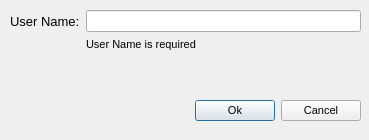
<?xml version="1.0" encoding="UTF-8"?>
<ui version="4.0">
 <class>LoginDialog</class>
 <widget class="QDialog" name="LoginDialog">
  <property name="geometry">
   <rect>
    <x>0</x>
    <y>0</y>
    <width>369</width>
    <height>140</height>
   </rect>
  </property>
  <property name="sizePolicy">
   <sizepolicy hsizetype="Expanding" vsizetype="Expanding">
    <horstretch>0</horstretch>
    <verstretch>0</verstretch>
   </sizepolicy>
  </property>
  <property name="minimumSize">
   <size>
    <width>369</width>
    <height>140</height>
   </size>
  </property>
  <property name="maximumSize">
   <size>
    <width>369</width>
    <height>168</height>
   </size>
  </property>
  <property name="font">
   <font>
    <pointsize>8</pointsize>
   </font>
  </property>
  <property name="windowTitle">
   <string>Login Form</string>
  </property>
  <widget class="QWidget" name="verticalLayoutWidget">
   <property name="geometry">
    <rect>
     <x>10</x>
     <y>10</y>
     <width>351</width>
     <height>111</height>
    </rect>
   </property>
   <layout class="QVBoxLayout" name="verticalLayout">
    <property name="sizeConstraint">
     <enum>QLayout::SetMaximumSize</enum>
    </property>
    <item>
     <layout class="QFormLayout" name="formLayout">
      <item row="1" column="0">
       <widget class="QLabel" name="label">
        <property name="font">
         <font>
          <pointsize>10</pointsize>
         </font>
        </property>
        <property name="text">
         <string>User Name:</string>
        </property>
       </widget>
      </item>
      <item row="1" column="1">
       <widget class="QLineEdit" name="userNameEditLine"/>
      </item>
      <item row="2" column="1">
       <widget class="QLabel" name="userNameErrorMessage">
        <property name="text">
         <string>User Name is required</string>
        </property>
       </widget>
      </item>
     </layout>
    </item>
    <item>
     <layout class="QHBoxLayout" name="horizontalLayout_2">
      <property name="sizeConstraint">
       <enum>QLayout::SetMinimumSize</enum>
      </property>
      <item>
       <spacer name="horizontalSpacer">
        <property name="orientation">
         <enum>Qt::Horizontal</enum>
        </property>
        <property name="sizeHint" stdset="0">
         <size>
          <width>40</width>
          <height>20</height>
         </size>
        </property>
       </spacer>
      </item>
      <item alignment="Qt::AlignRight">
       <widget class="QPushButton" name="okButton">
        <property name="sizePolicy">
         <sizepolicy hsizetype="Fixed" vsizetype="Fixed">
          <horstretch>0</horstretch>
          <verstretch>0</verstretch>
         </sizepolicy>
        </property>
        <property name="text">
         <string>Ok</string>
        </property>
       </widget>
      </item>
      <item alignment="Qt::AlignRight">
       <widget class="QPushButton" name="cancelButton">
        <property name="sizePolicy">
         <sizepolicy hsizetype="Fixed" vsizetype="Fixed">
          <horstretch>0</horstretch>
          <verstretch>0</verstretch>
         </sizepolicy>
        </property>
        <property name="text">
         <string>Cancel</string>
        </property>
       </widget>
      </item>
     </layout>
    </item>
   </layout>
  </widget>
 </widget>
 <resources/>
 <connections/>
</ui>
